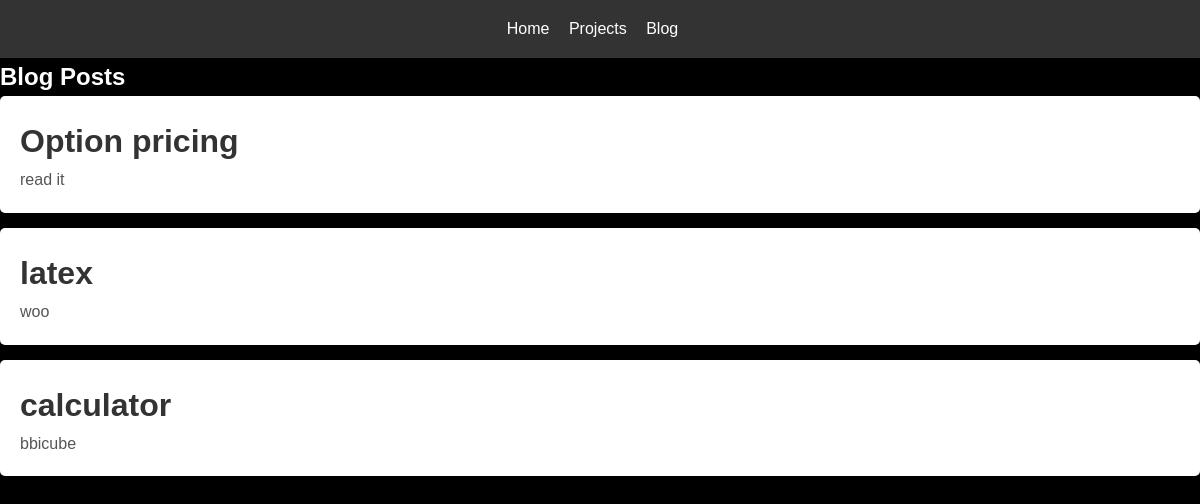
/blog/, run on an earlier commit of the app's database.
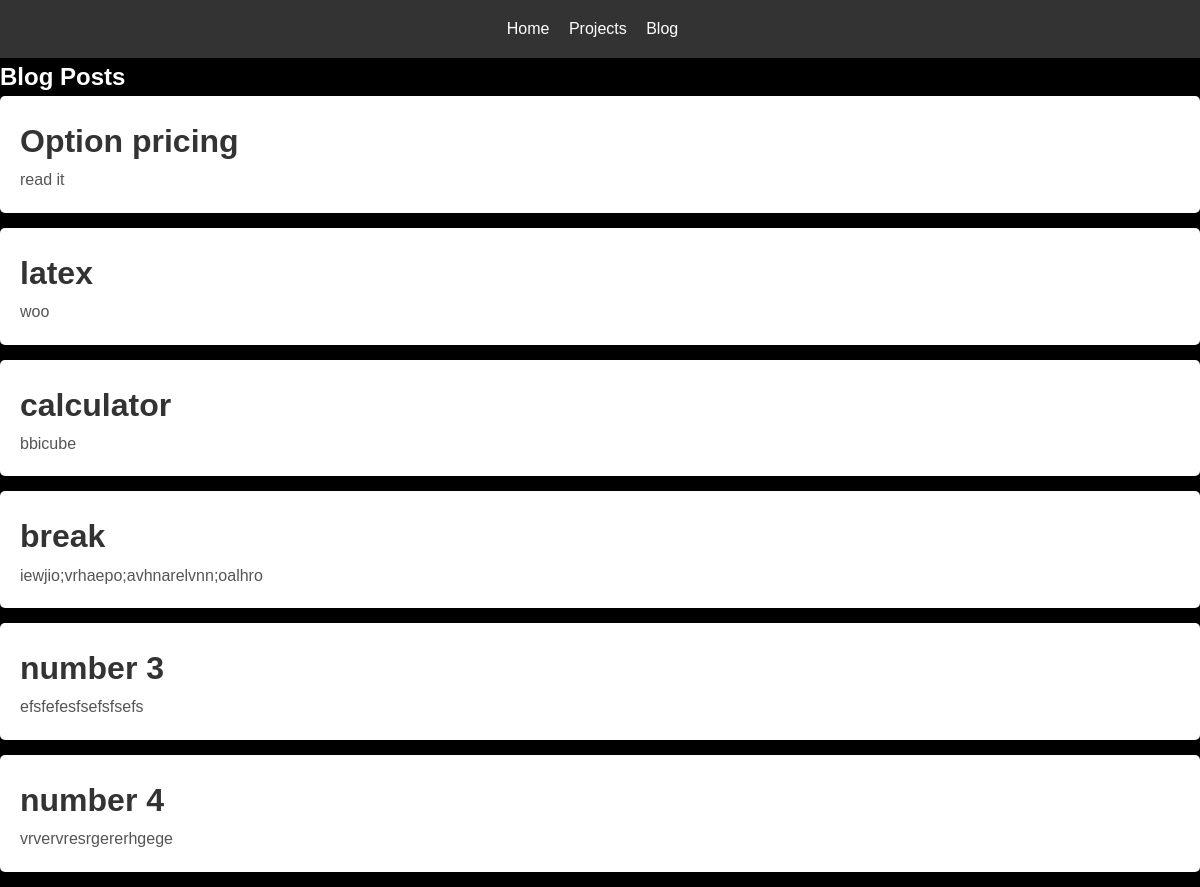
And on a later commit of the database.
### webapp/models.py (models this page shows, shortened)
class BlogPost(models.Model):
    title = models.CharField(max_length=200)  # Blog post title
    summary = models.TextField()  # Short summary for the blog post
    content = models.TextField(default='')  # Full blog content
    created_at = models.DateTimeField(auto_now_add=True)  # Timestamp for when the post was created
    updated_at = models.DateTimeField(auto_now=True)  # Timestamp for when the post was last updated
    def get_absolute_url(self):
        return f'/blog/{self.id}/'

### webapp/views.py (the view)
# urls.py: 2. Add a URL to urlpatterns:  path('blog/', include('blog.urls'))
def blog(request):
    posts = BlogPost.objects.all()  # Fetch all blog posts from the database
    context = {'posts': posts}
    return render(request, 'blog/blog.html', context)

### webapp/templates/blog/blog.html (shortened to what this page needs)
{% extends 'base.html' %}
{% block content %}
    <section class="blog">
        <h1>Blog Posts</h1>
        <ul>
            {% for post in posts %}
                <li>
                    <h2><a href="{{ post.get_absolute_url }}">{{ post.title }}</a></h2>
                    <p>{{ post.summary }}</p>
                </li>
            {% endfor %}
        </ul>
    </section>
{% endblock %}

### webapp/templates/base.html (shortened to what this page needs)
<!DOCTYPE html>
<html lang="en">
<head>
    {% load static %}
    <link rel="stylesheet" href="{% static 'css/style.css' %}">
</head>
<body>
    {% block header %}
    <header>
        <nav>
            <ul>
                <li><a href="{% url 'home' %}">Home</a></li>
                <li><a href="{% url 'projects' %}">Projects</a></li>
                <li><a href="{% url 'blog' %}">Blog</a></li>
            </ul>
        </nav>
    </header>
    {% endblock %}
    <main>
        {% block content %}
        {% endblock %}
    </main>
</body>
</html>

### webapp/static/css/style.css (style rules this page uses)
* { margin: 0; padding: 0; box-sizing: border-box; }
html { height: 100%; }
body { background-color: rgb(0, 0, 0); font-family: 'Arial', sans-serif; color: #ffffff; display: flex; flex-direction: column; height: 100vh; width: 100vw; line-height: 1.6; margin: 0; height: 100%; }
header { background-color: #333; color: #fff; padding: 1rem 0; text-align: center; }
header ul { list-style: none; padding: 0; }
header ul li { display: inline; margin-right: 15px; }
header ul li a { color: #fff; text-decoration: none; }
a { color: #fff; text-decoration: none; }
main { display: flex; flex-flow: column nowrap; margin: auto; background-color: rgb(0, 0, 0); flex-grow: 1; width: 100%; overflow: auto; }
.blog ul { list-style: none; }
.blog ul li { background-color: #fff; margin-bottom: 15px; padding: 20px; border-radius: 5px; box-shadow: 0 2px 5px rgba(0, 0, 0, 0.1); }
.blog ul li h2 { font-size: 2rem; }
.blog ul li h2 a { color: #333; text-decoration: none; }
.blog ul li p { font-size: 1rem; color: #555; }

What changed in the data, as far as the page shows it:
added BlogPost: title "break", summary "iewjio;vrhaepo;avhnarelvnn;oalhro"
added BlogPost: title "number 3", summary "efsfefesfsefsfsefs"
added BlogPost: title "number 4", summary "vrvervresrgererhgege"
